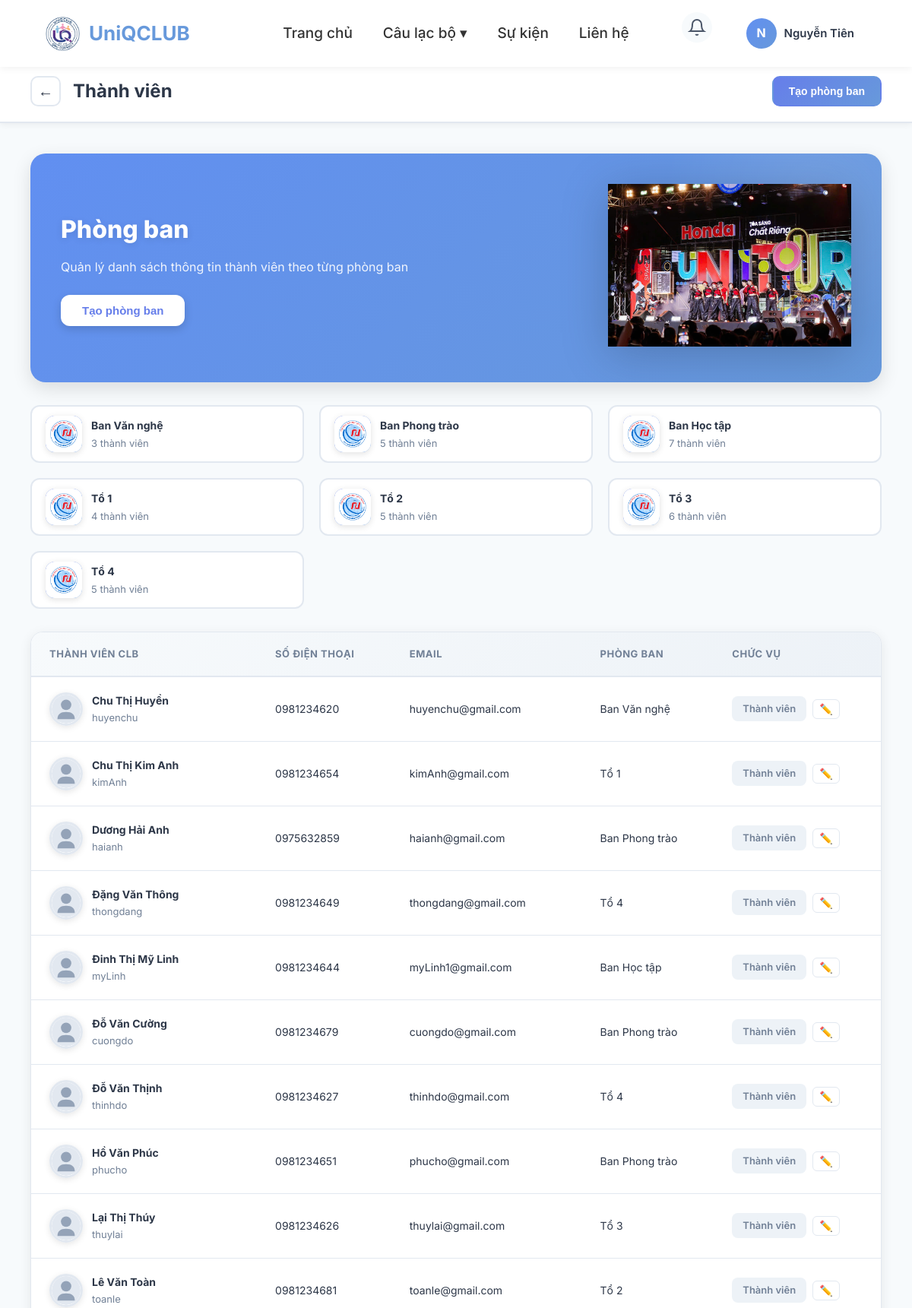
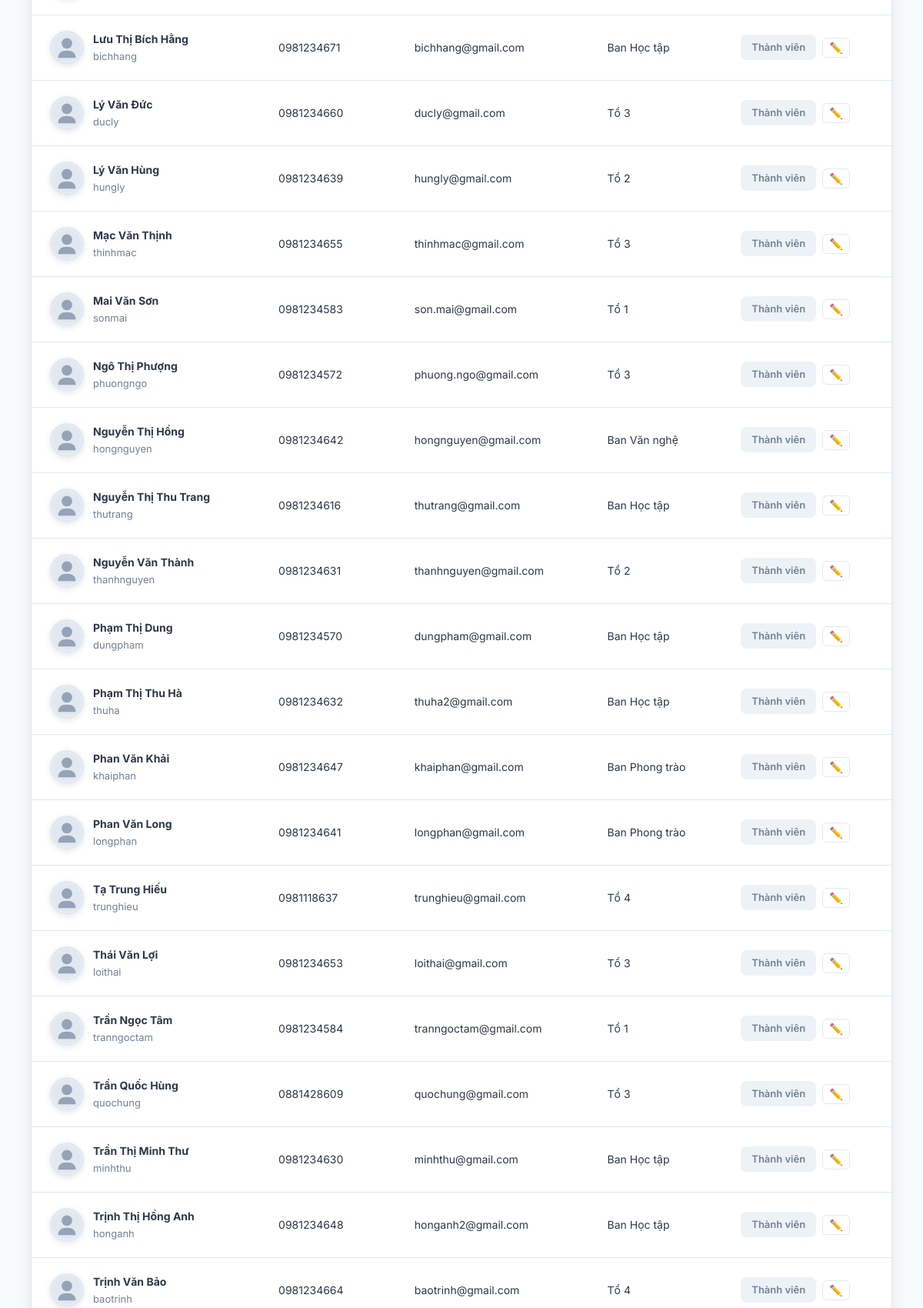
The page /taopb.php (signed in, upper part) on the database its author committed (2 pictures, top to bottom).
### tables this page shows
CREATE TABLE `departments` (
  `id` int(11) NOT NULL,
  `club_id` int(11) NOT NULL,
  `name` varchar(100) NOT NULL,
  `description` text DEFAULT NULL,
  `head_id` int(11) DEFAULT NULL,
  `created_at` timestamp NULL DEFAULT current_timestamp(),
  `updated_at` timestamp NULL DEFAULT current_timestamp() ON UPDATE current_timestamp()
);

CREATE TABLE `members` (
  `id` int(11) NOT NULL,
  `club_id` int(11) NOT NULL,
  `user_id` int(11) NOT NULL,
  `role` varchar(50) DEFAULT 'member',
  `department_id` int(11) DEFAULT NULL,
  `status` enum('active','pending','inactive') DEFAULT 'pending',
  `joined_at` timestamp NULL DEFAULT current_timestamp(),
  `updated_at` timestamp NULL DEFAULT current_timestamp() ON UPDATE current_timestamp()
);

CREATE TABLE `users` (
  `id` int(11) NOT NULL,
  `full_name` varchar(100) DEFAULT NULL,
  `username` varchar(50) NOT NULL,
  `email` varchar(100) DEFAULT NULL,
  `avatar` varchar(255) DEFAULT NULL,
  `phone` varchar(20) DEFAULT NULL,
  `student_id` varchar(20) DEFAULT NULL,
  `class_name` varchar(50) DEFAULT NULL,
  `faculty` varchar(100) DEFAULT NULL,
  `gender` enum('male','female','other') DEFAULT 'other',
  `role` varchar(50) DEFAULT 'member',
  `password` varchar(255) NOT NULL,
  `remember_token` varchar(255) DEFAULT NULL,
  `remember_expiry` datetime DEFAULT NULL,
  `created_at` timestamp NULL DEFAULT current_timestamp()
);

### taopb.php (the view, shortened to what this page needs)
<?php
require_once('assets/database/connect.php');
$user_id = $_SESSION['user_id'] ?? $_SESSION['id'];
require_once __DIR__ . '/includes/functions.php';
if (isset($_GET['id']) && is_numeric($_GET['id']) && $_GET['id'] > 0) {
    $club_id = (int)$_GET['id'];
    $_SESSION['club_id'] = $club_id;
} elseif (isset($_SESSION['club_id']) && $_SESSION['club_id'] > 0) {
    $club_id = (int)$_SESSION['club_id'];
} else {
    $club_id = null;
}
if (!$club_id) {
    $stmt = $conn->prepare("SELECT id FROM clubs WHERE leader_id = ? ORDER BY id ASC LIMIT 1");
    $stmt->bind_param("i", $user_id);
    $stmt->execute();
    $club = $stmt->get_result()->fetch_assoc();
    if ($club) {
        $club_id = $club['id'];
    } else {
        echo "<script>alert('Bạn chưa có CLB — chuyển sang tạo CLB'); window.location.href='createCLB.php';</script>";
        exit;
    }
}
$stmt_cn = $conn->prepare("SELECT leader_id FROM clubs WHERE id = ?");
$stmt_cn->bind_param("i", $club_id);
$stmt_cn->execute();
$leader_id = $stmt_cn->get_result()->fetch_assoc()['leader_id'] ?? 0;
$sql_members = "
    SELECT u.id AS user_id, u.full_name, u.username, u.email, u.phone, u.avatar,
           d.name AS department_name, m.role
    FROM members m
    JOIN users u ON m.user_id = u.id
    LEFT JOIN departments d ON m.department_id = d.id
    WHERE m.club_id = ? AND m.status = 'active'
    ORDER BY
        CASE m.role
            WHEN 'leader' THEN 1
            WHEN 'vice_leader' THEN 2
            WHEN 'head' THEN 3
            ELSE 4
        END,
        u.full_name
";
$stmt2 = $conn->prepare($sql_members);
$stmt2->bind_param("i", $club_id);
$stmt2->execute();
$members = $stmt2->get_result()->fetch_all(MYSQLI_ASSOC);
$stmt3 = $conn->prepare("SELECT id, name FROM departments WHERE club_id = ? ORDER BY created_at ASC, id ASC");
$stmt3->bind_param("i", $club_id);
$stmt3->execute();
$departments = $stmt3->get_result()->fetch_all(MYSQLI_ASSOC);
require 'site.php';
?>
<div class="header-strip">
  <div class="title">
    <button class="btn-back" onclick="window.location.href='dashboard.php'">&#8592;</button>
    Thành viên
  </div>
  <div class="top-actions">
    <button class="btn-outline active" onclick="openModal()">Tạo phòng ban</button>
  </div>
</div>
<div class="container">
  <div class="hero-card">
    <div class="hero-left">
        <h3>Phòng ban</h3>
        <p>Quản lý danh sách thông tin thành viên theo từng phòng ban</p>
        <button class="create-btn" onclick="openModal()">Tạo phòng ban</button>
    </div>
    <div class="hero-right">
        <img src="assets/img/Ketnoitre.png" alt="illustration">
    </div>
  </div>
  <div class="departments-list">
      <?php if (empty($departments)): ?>
          <div class="empty-dept">Chưa có phòng ban nào — hãy tạo mới!</div>
      <?php else: ?>
          <?php foreach ($departments as $d):
                $cnt_stmt = $conn->prepare("SELECT COUNT(*) AS c FROM members WHERE department_id = ? AND club_id = ? AND status = 'active'");
                $cnt_stmt->bind_param("ii", $d['id'], $club_id);
                $cnt_stmt->execute();
                $cnt = $cnt_stmt->get_result()->fetch_assoc()['c'] ?? 0;
          ?>
              <div class="dept-card inline-dept">
                <div class="dept-icon-mini">
                    <img src="assets/img/logoQuyNhon-icon.jpg" alt="icon">
                </div>
                <div class="dept-info-inline">
                    <div class="dept-name"><?= htmlspecialchars($d['name']) ?></div>
                    <div class="dept-count"><?= $cnt ?> thành viên</div>
                </div>
            </div>
          <?php endforeach; ?>
      <?php endif; ?>
  </div>
  <div class="table-card">
    <table class="members-table">
      <thead>
        <tr>
          <th>Thành viên CLB</th>
          <th>Số điện thoại</th>
          <th>Email</th>
          <th>Phòng ban</th>
          <th>Chức vụ</th>
        </tr>
      </thead>
      <tbody>
        <?php if (empty($members)): ?>
          <tr><td colspan="5" class="empty-row">Chưa có thành viên nào trong CLB</td></tr>
        <?php else: ?>
          <?php foreach ($members as $m): ?>
            <?php
              $avatar_path = $m['avatar'] ?? '';
              if (!empty($avatar_path) && file_exists($avatar_path)) {
                $anh_avatar = htmlspecialchars($avatar_path) . '?v=' . filemtime($avatar_path);
              } else {
                $anh_avatar = "assets/img/avatars/user.svg";
              }
            ?>
            <tr>
              <td>
                <div class="member-cell">
                  <img src="<?= $anh_avatar ?>" alt="<?= htmlspecialchars($m['full_name']) ?>" class="member-avatar-small">
                  <div>
                    <div class="member-name"><?= htmlspecialchars($m['full_name']) ?></div>
                    <div class="subid"><?= htmlspecialchars($m['username']) ?></div>
                  </div>
                </div>
              </td>
              <td><?= htmlspecialchars($m['phone'] ?? '-') ?></td>
              <td><?= htmlspecialchars($m['email'] ?? '-') ?></td>
              <td><?= htmlspecialchars($m['department_name'] ?? '-') ?></td>
              <td>
                <?php
                  $role_map = [
                    'leader' => 'Đội trưởng',
                    'vice_leader' => 'Đội phó',
                    'head' => 'Trưởng ban',
                    'member' => 'Thành viên'
                  ];
                  $role = $m['role'] ?? 'member';
                  $role_text = $role_map[$role] ?? 'Thành viên';
                  $role_class = (in_array($role, ['leader'])) ? 'president' : '';
                ?>
                <div style="display:flex;align-items:center;gap:8px;">
                  <span class="role <?= $role_class ?>">
                    <?= $role_text ?>
                  </span>
                  <?php if ($user_id == $leader_id && $m['user_id'] != $leader_id): ?>
                    <button class="btn-edit-role" onclick="openEditRole(<?= $m['user_id'] ?>, <?= $club_id ?>)" title="Chỉnh sửa chức vụ">✏️</button>
                  <?php endif; ?>
                </div>
              </td>
            </tr>
          <?php endforeach; ?>
        <?php endif; ?>
      </tbody>
    </table>
  </div>
</div>
<?php
exit;
?>

### assets/css/global.css (style rules this page uses)
* { margin: 0; padding: 0; box-sizing: border-box; }
body { font-family: 'Inter', sans-serif; }

### rows shown on the page
departments: name "Ban Văn nghệ", cnt "3"
departments: name "Ban Phong trào", cnt "5"
departments: name "Ban Học tập", cnt "7"
departments: name "Tổ 1", cnt "4"
departments: name "Tổ 2", cnt "5"
departments: name "Tổ 3", cnt "6"
departments: name "Tổ 4", cnt "5"
members: user.full_name "Chu Thị Huyền", user.username "huyenchu", user.phone "0981234620", user.email "huyenchu@gmail.com", department.name "Ban Văn nghệ", role "Thành viên"
members: user.full_name "Chu Thị Kim Anh", user.username "kimAnh", user.phone "0981234654", user.email "kimAnh@gmail.com", department.name "Tổ 1", role "Thành viên"
members: user.full_name "Dương Hải Anh", user.username "haianh", user.phone "0975632859", user.email "haianh@gmail.com", department.name "Ban Phong trào", role "Thành viên"
members: user.full_name "Đặng Văn Thông", user.username "thongdang", user.phone "0981234649", user.email "thongdang@gmail.com", department.name "Tổ 4", role "Thành viên"
members: user.full_name "Đinh Thị Mỹ Linh", user.username "myLinh", user.phone "0981234644", user.email "myLinh1@gmail.com", department.name "Ban Học tập", role "Thành viên"
members: user.full_name "Đỗ Văn Cường", user.username "cuongdo", user.phone "0981234679", user.email "cuongdo@gmail.com", department.name "Ban Phong trào", role "Thành viên"
members: user.full_name "Đỗ Văn Thịnh", user.username "thinhdo", user.phone "0981234627", user.email "thinhdo@gmail.com", department.name "Tổ 4", role "Thành viên"
members: user.full_name "Hồ Văn Phúc", user.username "phucho", user.phone "0981234651", user.email "phucho@gmail.com", department.name "Ban Phong trào", role "Thành viên"
members: user.full_name "Lại Thị Thúy", user.username "thuylai", user.phone "0981234626", user.email "thuylai@gmail.com", department.name "Tổ 3", role "Thành viên"
members: user.full_name "Lê Văn Toàn", user.username "toanle", user.phone "0981234681", user.email "toanle@gmail.com", department.name "Tổ 2", role "Thành viên"
members: user.full_name "Lưu Thị Bích Hằng", user.username "bichhang", user.phone "0981234671", user.email "bichhang@gmail.com", department.name "Ban Học tập", role "Thành viên"
members: user.full_name "Lý Văn Đức", user.username "ducly", user.phone "0981234660", user.email "ducly@gmail.com", department.name "Tổ 3", role "Thành viên"
members: user.full_name "Lý Văn Hùng", user.username "hungly", user.phone "0981234639", user.email "hungly@gmail.com", department.name "Tổ 2", role "Thành viên"
members: user.full_name "Mạc Văn Thịnh", user.username "thinhmac", user.phone "0981234655", user.email "thinhmac@gmail.com", department.name "Tổ 3", role "Thành viên"
members: user.full_name "Mai Văn Sơn", user.username "sonmai", user.phone "0981234583", user.email "son.mai@gmail.com", department.name "Tổ 1", role "Thành viên"
members: user.full_name "Ngô Thị Phượng", user.username "phuongngo", user.phone "0981234572", user.email "phuong.ngo@gmail.com", department.name "Tổ 3", role "Thành viên"
members: user.full_name "Nguyễn Thị Hồng", user.username "hongnguyen", user.phone "0981234642", user.email "hongnguyen@gmail.com", department.name "Ban Văn nghệ", role "Thành viên"
members: user.full_name "Nguyễn Thị Thu Trang", user.username "thutrang", user.phone "0981234616", user.email "thutrang@gmail.com", department.name "Ban Học tập", role "Thành viên"
members: user.full_name "Nguyễn Văn Thành", user.username "thanhnguyen", user.phone "0981234631", user.email "thanhnguyen@gmail.com", department.name "Tổ 2", role "Thành viên"
members: user.full_name "Phạm Thị Dung", user.username "dungpham", user.phone "0981234570", user.email "dungpham@gmail.com", department.name "Ban Học tập", role "Thành viên"
members: user.full_name "Phạm Thị Thu Hà", user.username "thuha", user.phone "0981234632", user.email "thuha2@gmail.com", department.name "Ban Học tập", role "Thành viên"
members: user.full_name "Phan Văn Khải", user.username "khaiphan", user.phone "0981234647", user.email "khaiphan@gmail.com", department.name "Ban Phong trào", role "Thành viên"
members: user.full_name "Phan Văn Long", user.username "longphan", user.phone "0981234641", user.email "longphan@gmail.com", department.name "Ban Phong trào", role "Thành viên"
members: user.full_name "Tạ Trung Hiếu", user.username "trunghieu", user.phone "0981118637", user.email "trunghieu@gmail.com", department.name "Tổ 4", role "Thành viên"
members: user.full_name "Thái Văn Lợi", user.username "loithai", user.phone "0981234653", user.email "loithai@gmail.com", department.name "Tổ 3", role "Thành viên"
members: user.full_name "Trần Ngọc Tâm", user.username "tranngoctam", user.phone "0981234584", user.email "tranngoctam@gmail.com", department.name "Tổ 1", role "Thành viên"
members: user.full_name "Trần Quốc Hùng", user.username "quochung", user.phone "0881428609", user.email "quochung@gmail.com", department.name "Tổ 3", role "Thành viên"
members: user.full_name "Trần Thị Minh Thư", user.username "minhthu", user.phone "0981234630", user.email "minhthu@gmail.com", department.name "Ban Học tập", role "Thành viên"
members: user.full_name "Trịnh Thị Hồng Anh", user.username "honganh", user.phone "0981234648", user.email "honganh2@gmail.com", department.name "Ban Học tập", role "Thành viên"
members: user.full_name "Trịnh Văn Bảo", user.username "baotrinh", user.phone "0981234664", user.email "baotrinh@gmail.com", department.name "Tổ 4", role "Thành viên"

### other values the page prints
substr($full_name, 0, 1) "N"
$full_name "Nguyễn Tiên"
